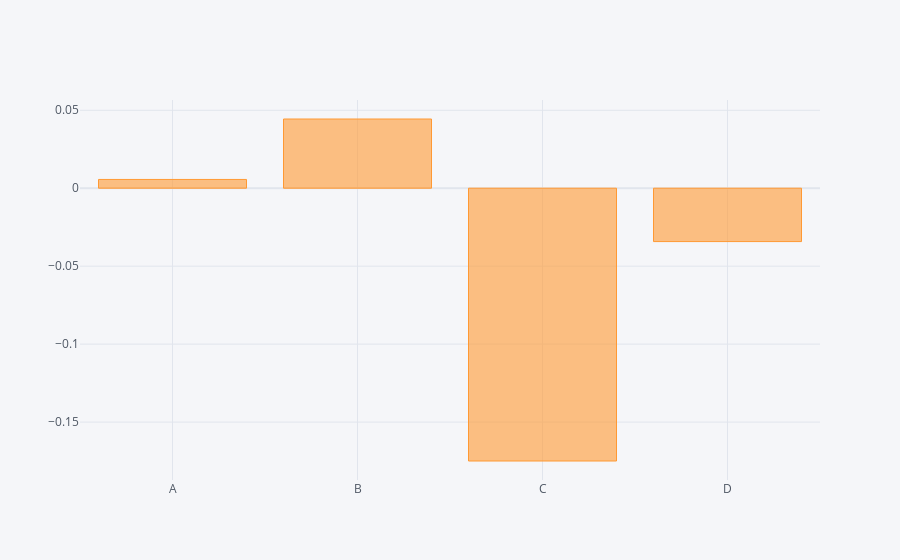

The notebook cell saved with this chart:
### Code cell
# df.count().iplot(kind='bar')
df.mean().iplot(kind='bar')

### Figure 1 — Plotly figure (JSON) as saved in the notebook; plotly's stock layout.template omitted (floating-point values rounded to 4 significant figures)
{"data": [{"marker": {"color": "rgba(255, 153, 51, 0.6)", "line": {"color": "rgba(255, 153, 51, 1.0)", "width": 1}}, "name": "None", "orientation": "v", "text": "", "type": "bar", "x": ["A", "B", "C", "D"], "y": [0.005617, 0.04439, -0.175, -0.03424]}], "layout": {"legend": {"bgcolor": "#F5F6F9", "font": {"color": "#4D5663"}}, "paper_bgcolor": "#F5F6F9", "plot_bgcolor": "#F5F6F9", "title": {"font": {"color": "#4D5663"}}, "xaxis": {"gridcolor": "#E1E5ED", "showgrid": true, "tickfont": {"color": "#4D5663"}, "title": {"font": {"color": "#4D5663"}, "text": ""}, "zerolinecolor": "#E1E5ED"}, "yaxis": {"gridcolor": "#E1E5ED", "showgrid": true, "tickfont": {"color": "#4D5663"}, "title": {"font": {"color": "#4D5663"}, "text": ""}, "zerolinecolor": "#E1E5ED"}}}
